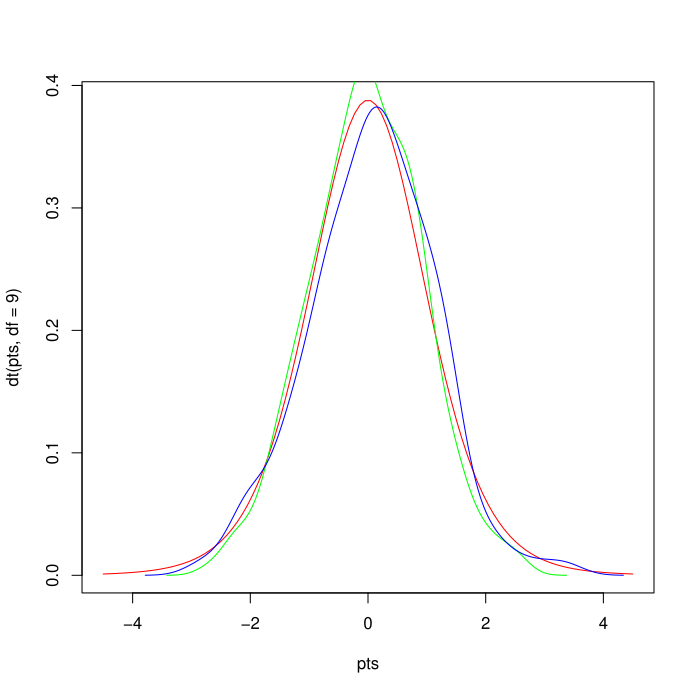

Generate this figure with R:
#Author: Caliese Beckford,Date:October 31, 2024, Purpose: To perform t-test

x = rnorm(1000)
y = rnorm(300)

pts = seq(-4.5,4.5,length=100)
plot(pts,dt(pts,df=9),col='red',type='l')
lines(density(x), col='green')
lines(density(y), col='blue')

ttest = t.test(x,y)
ttest

 Welch Two Sample t-test

data:  x and y
t = -1.4907, df = 455.09, p-value = 0.1367
alternative hypothesis: true difference in means is not equal to 0
95 percent confidence interval:
 -0.23535759  0.03231365
sample estimates:
  mean of x   mean of y 
-0.02873756  0.07278441 
